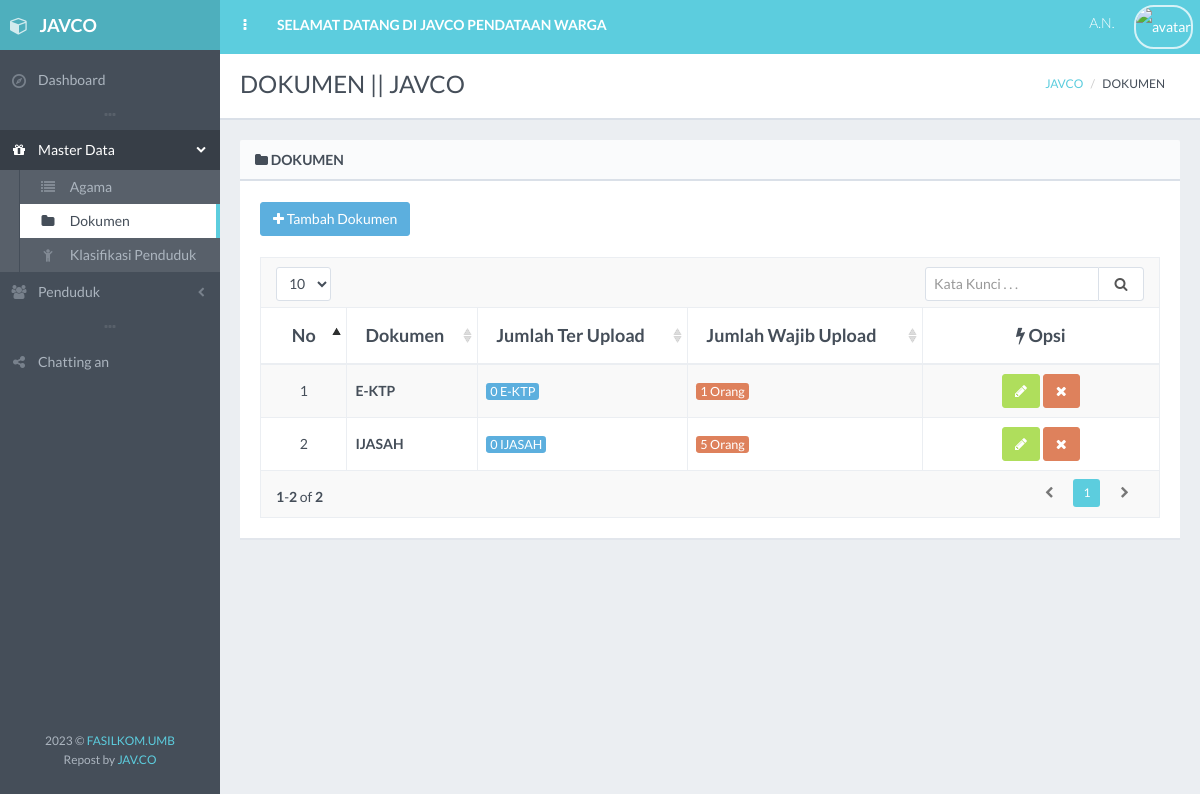
/dokumen/index.php, run on the app's committed database.
### tables this page shows
CREATE TABLE `dokumen` (
  `id_dokumen` varchar(30) NOT NULL,
  `nama_dokumen` varchar(50) DEFAULT NULL,
  `status` int(1) DEFAULT NULL
);

### koneksi.php (called while the page is built)
<?php
$_mysqli = new mysqli("localhost", "root", "", "pendataan-penduduk");
return $_mysqli;

### dokumen/dokumen.php (called while the page is built, shortened)
<?php
class Dokumen
{
    public function get_dokumen(){
        include ('../koneksi.php');
        $dokumen = $_mysqli->query("SELECT * FROM dokumen");
        return $dokumen;
    }
    public function get_id(){
        include ('../koneksi.php');
        $dok = $_mysqli->query("SELECT MAX(RIGHT(id_dokumen,1)) + 1 as id_new FROM dokumen");
        $id_dokumen = mysqli_fetch_array($dok);
        return $id_dokumen;
    }
}
 ?>

### dokumen/index.php (the view, shortened to what this page needs)
<!DOCTYPE html>
<?php
include ('dokumen.php');
$new = new Dokumen();
$dokumen = $new->get_dokumen();
$title = "DOKUMEN || JAVCO";
 ?>
 <html class="no-js" lang="en">
    <head>
        <link rel="stylesheet" href="../assets/css/bootstrap.min.css">
        <link rel="stylesheet" href="../assets/css/plugins.css">
        <link rel="stylesheet" href="../assets/css/main.css">
        <link rel="stylesheet" href="../assets/css/themes.css">
    </head>
    <body>
        <div id="page-wrapper" class="page-loading">
            <div id="page-container" class="header-fixed-top sidebar-visible-lg-full">
                <div id="main-container">
                    <header class="navbar navbar-inverse navbar-fixed-top">
                        <ul class="nav navbar-nav-custom">
                            <li>
                                <a href="javascript:void(0)" onclick="App.sidebar('toggle-sidebar');this.blur();">
                                    <i class="fa fa-ellipsis-v fa-fw animation-fadeInRight" id="sidebar-toggle-mini"></i>
                                </a>
                            </li>
                            <li class="hidden-xs animation-fadeInQuick">
                                <a href="../pilihan.php"><strong>SELAMAT DATANG DI JAVCO PENDATAAN WARGA</strong></a>
                            </li>
                        </ul>
                    </header>
                    <div id="page-content">
                        <div class="content-header">
                            <div class="row">
                                <div class="col-sm-6">
                                    <div class="header-section">
                                        <h1><?php echo $title; ?></h1>
                                    </div>
                                </div>
                                <div class="col-sm-6 hidden-xs">
                                    <div class="header-section">
                                        <ul class="breadcrumb breadcrumb-top">
                                            <li><a href="../dashboard">JAVCO</a></li>
                                            <li>DOKUMEN</li>
                                        </ul>
                                    </div>
                                </div>
                            </div>
                        </div>
                        <div class="block full">
                            <div class="block-title">
                                <h2><i class="fa fa-folder sidebar-nav-icon"></i> DOKUMEN</h2>
                            </div>
                            <a href="#modal-fade" title="Tambah Dokumen" class="btn btn-effect-ripple btn-info" data-toggle="modal"><i class="fa fa-plus"></i> Tambah Dokumen</a>
                            <br>
                            <br>
                            <div class="table-responsive">
                                <table id="example-datatable" class="table table-striped table-bordered table-vcenter">
                                    <thead>
                                        <tr>
                                            <th class="text-center" style="width: 50px;">No</th>
                                            <th>Dokumen</th>
                                            <th>Jumlah Ter Upload</th>
                                            <th>Jumlah Wajib Upload</th>
                                            <th class="text-center" style="width: 200px;"><i class="fa fa-flash"></i> Opsi</th>
                                        </tr>
                                    </thead>
                                    <tbody>
                                    <?php $no=0; foreach ($dokumen as $row): $no++?>
                                        <tr>
                                            <td class="text-center"><?php echo $no; ?></td>
                                            <td><strong><?php echo $row['nama_dokumen'] ?></strong></td>
                                            <?php
                                                include('../koneksi.php');
                                                $id_dok = $row['id_dokumen'];
                                                $jum = $_mysqli->query("SELECT penduduk.nama FROM penduduk, file, dokumen
                                                                        WHERE dokumen.id_dokumen = '$id_dok'
                                                                        AND penduduk.nik = file.nik
                                                                        AND dokumen.id_dokumen = file.id_dokumen");
                                                $jumlah = mysqli_num_rows($jum);
                                             ?>
                                            <td><span class="label label-info"><?php echo $jumlah." ".$row['nama_dokumen']; ?></span></td>
                                            <?php
                                                include('../koneksi.php');
                                                $id_d = $row['id_dokumen'];
                                                $jum2 = $_mysqli->query("SELECT penduduk.nama FROM penduduk,klasifikasi,dokumen,klasifikasi_dokumen
                                                                        WHERE penduduk.id_klasifikasi = klasifikasi.id_klasifikasi
                                                                        AND klasifikasi.id_klasifikasi = klasifikasi_dokumen.id_klasifikasi
                                                                        AND dokumen.id_dokumen = klasifikasi_dokumen.id_dokumen
                                                                        AND dokumen.id_dokumen = '$id_d'");
                                                $jumlah2 = mysqli_num_rows($jum2);
                                             ?>
                                            <td><span class="label label-danger"><?php echo $jumlah2." Orang"; ?></span></td>
                                            <td class="text-center">
                                                <a href="edit.php?edit=<?php echo $row['id_dokumen']; ?>" data-toggle="tooltip" title="Edit <?php echo $row['nama_dokumen']?>" class="btn btn-effect-ripple btn-success"><i class="fa fa-pencil"></i></a>
                                                <a onclick="return confirm('Apakah Anda Yakin Ingin Menghapus <?php echo $row['nama_dokumen'] ?> ?');" href="?hapus=<?php echo $row['id_dokumen']; ?>" data-toggle="tooltip" title="Delete <?php echo $row['nama_dokumen']?>" class="btn btn-effect-ripple btn-danger"><i class="fa fa-times"></i></a>
                                            </td>
                                        </tr>
                                    <?php endforeach; ?>
                                    </tbody>
                                </table>
                            </div>
                        </div>
                    </div>
                </div>
            </div>
        </div>
    </body>
</html>

### data on the page
dokumen: nama_dokumen "E-KTP", jumlah "0", jumlah2 "1"
dokumen: nama_dokumen "IJASAH", jumlah "0", jumlah2 "5"

### other printed values
$title "DOKUMEN || JAVCO"
